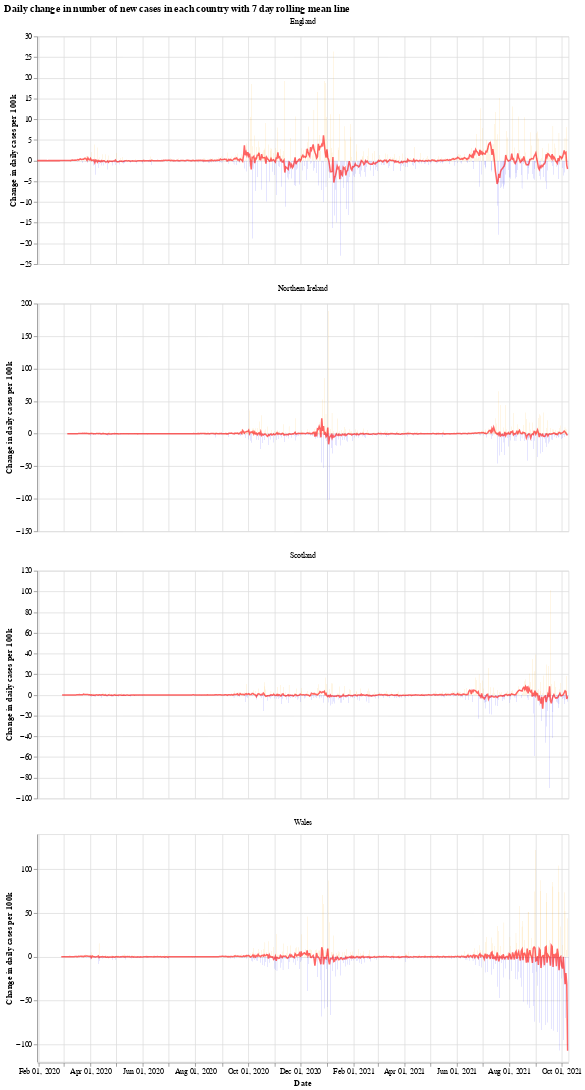

Notebook source saved alongside this figure:
### Markdown cell above
We will use the Python library `Altair` for visualising the data, see the [altair docs](https://altair-viz.github.io/) for more information.

First we have a graph which shows the daily change in the number of new cases for each country. This number jumps up and down all over the place, which is likely due to delay in reporting of new cases over the weekend. Another interesting thing is that it looks like the daily cases in Wales experienced a much shorter period of calm over the summer (calm in the sense of daily cases not jumping up and down).

The orange bars are days when the number of new cases (per 100k population) was more than the previous day, while the blue are days when the number of new cases dropped. The red line is the 7 day moving average. 

When the moving average line is below 0, it means that there is a consistent drop in new cases. We can see this clearly happening around the times that lockdowns were introduced (though, to varying degrees). I will update the graphs soon with a marker of when each lockdown started.

### Code cell
# collapse
import altair as alt

bars = alt.Chart(uk_cases).mark_bar().encode(
    x=alt.X("yearmonthdate(date):T", axis=alt.Axis(title='Date')),
    y=alt.Y("casesChangeRate:Q", axis=alt.Axis(title='Change in daily cases per 100k')),
    tooltip='casesChange',
    color=alt.condition(
        alt.datum.casesChangeRate > 0,
        alt.value("orange"),  # The positive color
        alt.value("blue")  # The negative color
    )
).properties(title='Daily change in number of new cases with 7 day rolling mean',width=700).interactive()

line = alt.Chart(uk_cases).mark_line(
    color='red',
    size=2,
    opacity=0.6
).transform_window(
    rolling_mean='mean(casesChangeRate)',
    frame=[0, 7],
    groupby=['areaName']
).encode(
    x='yearmonthdate(date):T',
    y='rolling_mean:Q'
)

alt.layer(bars, line, data=uk_cases).facet(alt.Column(
    'areaName', title=''), columns=1).resolve_scale(y='independent').properties(title='Daily change in number of new cases in each country with 7 day rolling mean line')

### Figure 1 — Vega-Lite specification as saved in the notebook (floating-point values rounded to 4 significant figures; data arrays with more than 128 entries replaced by an {"elided": "..."} marker saying what was removed)
{"config": {"view": {"continuousWidth": 400, "continuousHeight": 300}}, "data": {"name": "data-0035371c578677116b197db3840f7b9a"}, "facet": {"type": "nominal", "field": "areaName", "title": ""}, "spec": {"layer": [{"mark": "bar", "encoding": {"color": {"condition": {"value": "orange", "test": "(datum.casesChangeRate > 0)"}, "value": "blue"}, "tooltip": {"type": "quantitative", "field": "casesChange"}, "x": {"type": "temporal", "axis": {"title": "Date"}, "field": "date", "timeUnit": "yearmonthdate"}, "y": {"type": "quantitative", "axis": {"title": "Change in daily cases per 100k"}, "field": "casesChangeRate"}}, "selection": {"selector001": {"type": "interval", "bind": "scales", "encodings": ["x", "y"]}}, "title": "Daily change in number of new cases with 7 day rolling mean", "width": 700}, {"mark": {"type": "line", "color": "red", "opacity": 0.6, "size": 2}, "encoding": {"x": {"type": "temporal", "field": "date", "timeUnit": "yearmonthdate"}, "y": {"type": "quantitative", "field": "rolling_mean"}}, "transform": [{"window": [{"op": "mean", "field": "casesChangeRate", "as": "rolling_mean"}], "frame": [0, 7], "groupby": ["areaName"]}]}]}, "columns": 1, "resolve": {"scale": {"y": "independent"}}, "title": "Daily change in number of new cases in each country with 7 day rolling mean line", "$schema": "https://vega.github.io/schema/vega-lite/v4.8.1.json", "datasets": {"data-0035371c578677116b197db3840f7b9a": {"elided": "2380 records"}}}
